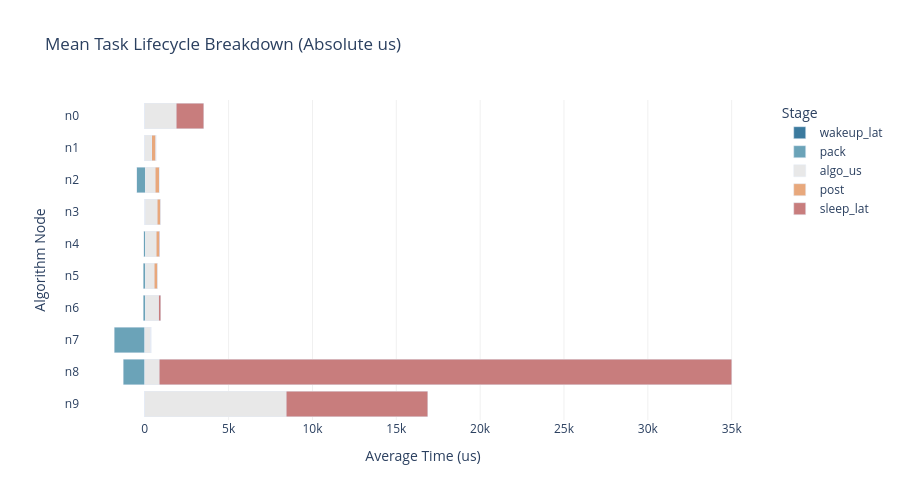
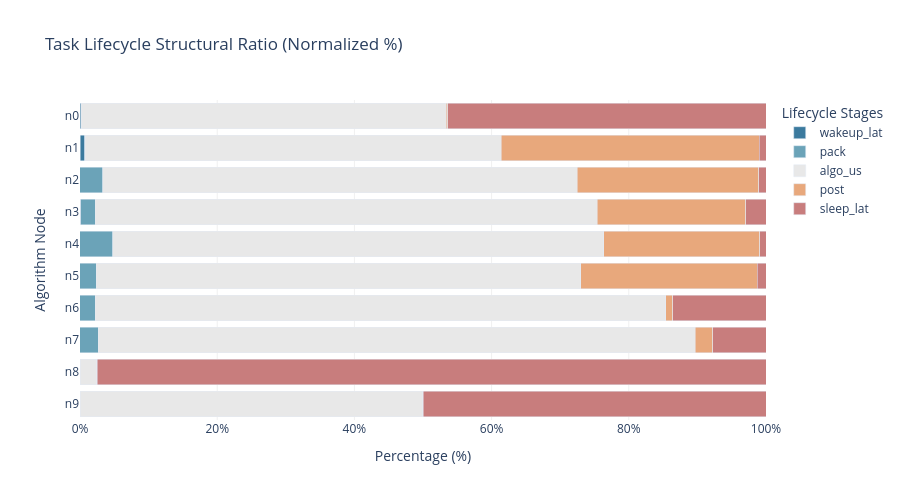

Here is the notebook cell these charts were saved with, in order:
### Code cell
# 调用
draw_px_accordion_enhanced_us(ros2_analysis_df)

### Figure 1 — Plotly figure (JSON) as saved in the notebook; plotly's stock layout.template omitted (floating-point values rounded to 4 significant figures)
{"data": [{"hovertemplate": "Stage=wakeup_lat<br>Time Duration (us)=%{x}<br>Algorithm Node=%{y}<extra></extra>", "legendgroup": "wakeup_lat", "marker": {"color": "#3B7A9E", "pattern": {"shape": ""}}, "name": "wakeup_lat", "orientation": "h", "showlegend": true, "textposition": "auto", "x": [5.553, -1298.0, -1818.0, -104.7, -93.62, -51.54, 0.9292, -493.7, 4.485, 6.48], "xaxis": "x", "y": ["n9", "n8", "n7", "n6", "n5", "n4", "n3", "n2", "n1", "n0"], "yaxis": "y", "type": "bar"}, {"hovertemplate": "Stage=pack<br>Time Duration (us)=%{x}<br>Algorithm Node=%{y}<extra></extra>", "legendgroup": "pack", "marker": {"color": "#6BA3B8", "pattern": {"shape": ""}}, "name": "pack", "orientation": "h", "showlegend": true, "textposition": "auto", "x": [0.6159, 1304.0, 1828.0, 125.6, 112.0, 93.32, 20.22, 522.5, 0.5525, 0.6697], "xaxis": "x", "y": ["n9", "n8", "n7", "n6", "n5", "n4", "n3", "n2", "n1", "n0"], "yaxis": "y", "type": "bar"}, {"hovertemplate": "Stage=algo_us<br>Time Duration (us)=%{x}<br>Algorithm Node=%{y}<extra></extra>", "legendgroup": "algo_us", "marker": {"color": "#E8E8E8", "pattern": {"shape": ""}}, "name": "algo_us", "orientation": "h", "showlegend": true, "textposition": "auto", "x": [8433.0, 858.3, 345.0, 795.2, 554.8, 630.8, 707.4, 602.8, 406.6, 1868.0], "xaxis": "x", "y": ["n9", "n8", "n7", "n6", "n5", "n4", "n3", "n2", "n1", "n0"], "yaxis": "y", "type": "bar"}, {"hovertemplate": "Stage=post<br>Time Duration (us)=%{x}<br>Algorithm Node=%{y}<extra></extra>", "legendgroup": "post", "marker": {"color": "#E8A87C", "pattern": {"shape": ""}}, "name": "post", "orientation": "h", "showlegend": true, "textposition": "auto", "x": [9.135, 3.342, 9.924, 9.851, 202.1, 200.3, 209.0, 230.4, 252.0, 7.883], "xaxis": "x", "y": ["n9", "n8", "n7", "n6", "n5", "n4", "n3", "n2", "n1", "n0"], "yaxis": "y", "type": "bar"}, {"hovertemplate": "Stage=sleep_lat<br>Time Duration (us)=%{x}<br>Algorithm Node=%{y}<extra></extra>", "legendgroup": "sleep_lat", "marker": {"color": "#C87D7D", "pattern": {"shape": ""}}, "name": "sleep_lat", "orientation": "h", "showlegend": true, "textposition": "auto", "x": [8432.0, 34130.0, 30.84, 130.0, 9.82, 7.762, 28.71, 9.009, 6.546, 1627.0], "xaxis": "x", "y": ["n9", "n8", "n7", "n6", "n5", "n4", "n3", "n2", "n1", "n0"], "yaxis": "y", "type": "bar"}], "layout": {"xaxis": {"anchor": "y", "domain": [0.0, 1.0], "title": {"text": "Average Time (us)"}, "gridcolor": "#F0F0F0"}, "yaxis": {"anchor": "x", "domain": [0.0, 1.0], "title": {"text": "Algorithm Node"}}, "legend": {"title": {"text": "Stage"}, "tracegroupgap": 0}, "title": {"text": "Mean Task Lifecycle Breakdown (Absolute us)"}, "barmode": "stack", "plot_bgcolor": "white", "height": 500}}

### Figure 2 — Plotly figure (JSON) as saved in the notebook; plotly's stock layout.template omitted (floating-point values rounded to 4 significant figures)
{"data": [{"hovertemplate": "Stage=wakeup_lat<br>Composition Ratio (%)=%{x}<br>Algorithm Node=%{y}<extra></extra>", "legendgroup": "wakeup_lat", "marker": {"color": "#3B7A9E", "pattern": {"shape": ""}}, "name": "wakeup_lat", "orientation": "h", "showlegend": true, "textposition": "auto", "x": [0.0329, -3.709, -458.7, -10.95, -11.93, -5.853, 0.09616, -56.69, 0.6691, 0.1846], "xaxis": "x", "y": ["n9", "n8", "n7", "n6", "n5", "n4", "n3", "n2", "n1", "n0"], "yaxis": "y", "type": "bar"}, {"hovertemplate": "Stage=pack<br>Composition Ratio (%)=%{x}<br>Algorithm Node=%{y}<extra></extra>", "legendgroup": "pack", "marker": {"color": "#6BA3B8", "pattern": {"shape": ""}}, "name": "pack", "orientation": "h", "showlegend": true, "textposition": "auto", "x": [0.003649, 3.727, 461.4, 13.14, 14.26, 10.6, 2.092, 59.98, 0.08243, 0.01908], "xaxis": "x", "y": ["n9", "n8", "n7", "n6", "n5", "n4", "n3", "n2", "n1", "n0"], "yaxis": "y", "type": "bar"}, {"hovertemplate": "Stage=algo_us<br>Composition Ratio (%)=%{x}<br>Algorithm Node=%{y}<extra></extra>", "legendgroup": "algo_us", "marker": {"color": "#E8E8E8", "pattern": {"shape": ""}}, "name": "algo_us", "orientation": "h", "showlegend": true, "textposition": "auto", "x": [49.96, 2.452, 87.06, 83.18, 70.66, 71.63, 73.21, 69.21, 60.67, 53.21], "xaxis": "x", "y": ["n9", "n8", "n7", "n6", "n5", "n4", "n3", "n2", "n1", "n0"], "yaxis": "y", "type": "bar"}, {"hovertemplate": "Stage=post<br>Composition Ratio (%)=%{x}<br>Algorithm Node=%{y}<extra></extra>", "legendgroup": "post", "marker": {"color": "#E8A87C", "pattern": {"shape": ""}}, "name": "post", "orientation": "h", "showlegend": true, "textposition": "auto", "x": [0.05412, 0.009549, 2.504, 1.03, 25.75, 22.74, 21.63, 26.45, 37.61, 0.2246], "xaxis": "x", "y": ["n9", "n8", "n7", "n6", "n5", "n4", "n3", "n2", "n1", "n0"], "yaxis": "y", "type": "bar"}, {"hovertemplate": "Stage=sleep_lat<br>Composition Ratio (%)=%{x}<br>Algorithm Node=%{y}<extra></extra>", "legendgroup": "sleep_lat", "marker": {"color": "#C87D7D", "pattern": {"shape": ""}}, "name": "sleep_lat", "orientation": "h", "showlegend": true, "textposition": "auto", "x": [49.95, 97.52, 7.782, 13.6, 1.251, 0.8815, 2.971, 1.034, 0.9767, 46.36], "xaxis": "x", "y": ["n9", "n8", "n7", "n6", "n5", "n4", "n3", "n2", "n1", "n0"], "yaxis": "y", "type": "bar"}], "layout": {"xaxis": {"anchor": "y", "domain": [0.0, 1.0], "title": {"text": "Percentage (%)"}, "range": [0, 100], "ticksuffix": "%", "gridcolor": "#F0F0F0"}, "yaxis": {"anchor": "x", "domain": [0.0, 1.0], "title": {"text": "Algorithm Node"}}, "legend": {"title": {"text": "Lifecycle Stages"}, "tracegroupgap": 0}, "title": {"text": "Task Lifecycle Structural Ratio (Normalized %)"}, "barmode": "stack", "plot_bgcolor": "white", "height": 500}}
